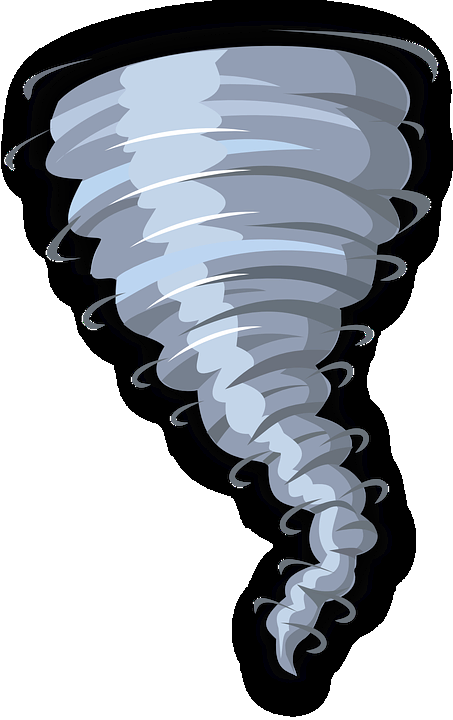
#> input picture data_gen/data/img/hurr.png, 453 x 720 px, found by its file name; its folder holds only this picture in this run
$ python data-gen.py
#> lines starting #> are read from the running program, lines starting #| are printed output that depends on the picture
### alter/__init__.py
"""
Makes changes to an image
"""

from copy import deepcopy
from random import randint
import os

import numpy as np
import cv2

from errors import ImageNotFoundError, InvalidImageError


class Alter:
    """
    Used to introduce some variations in an image
    """

    def __init__(self, img_path):
        self.img_path = img_path

        filename = os.path.basename(img_path)
        name, ext = os.path.splitext(filename)

        self.edits = [name]
        self.ext = ext

        self.img = self.imread(img_path)

    @staticmethod
    def imread(img_path):
        """
        Raises exception if file doesn't exist or is invalid
        Returns the image if valid
        """
#> called with img_path = './data/img/hurr.png'
        if not os.path.exists(img_path):
            raise ImageNotFoundError(f"Image {img_path} could'nt be located")

        img = cv2.imread(img_path)
#> img is the input picture: shape (720, 453, 3); mean B, G, R 168.2, 161, 156.1

        if img is None:
            raise InvalidImageError(f"Image {img_path} could'nt be loaded")

        return img

    def rotate(self, angle):
        """
        Rotates image by angle
        """
#> called with angle = 17
        image_center = np.array(self.img.shape[1::-1]) / 2
#> image_center = [226.5, 360]
        rot_mat = cv2.getRotationMatrix2D(tuple(image_center), angle, 1.0)

        self.img = cv2.warpAffine(
            self.img, rot_mat, self.img.shape[1::-1], flags=cv2.INTER_LINEAR
        )
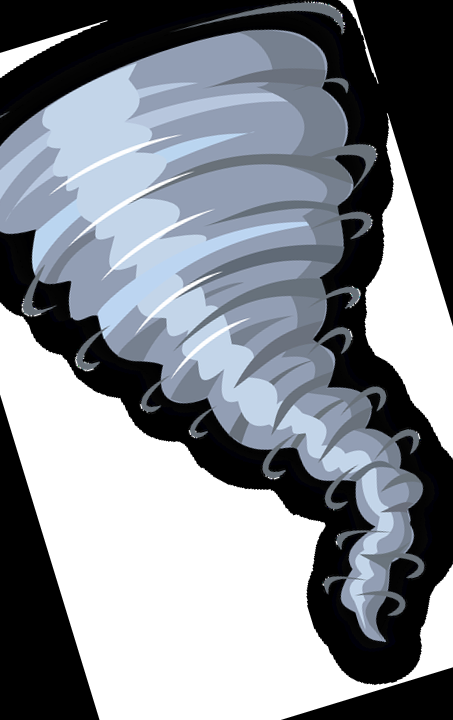
#> self.img: shape (720, 453, 3); mean B, G, R 144.1, 137, 132.2

        self.edits.append(f"rotate:{angle}")
        return self

    # [97 lines left out: functions scale, affine_trans, overlay_transparent, overlay, copy, write, not called in this run]


# [2 lines that do not run on import are left out]

### data-gen/data-gen.py
from os import listdir
from os.path import isfile, join, dirname, realpath, splitext
from random import randint
import sys

path = dirname(realpath(__file__)) + "/../"
sys.path.insert(0, path)
from alter import Alter


if __name__ == "__main__":
    src = "./data/img/"
    out = "./output/"

    files = [f for f in listdir(src) if isfile(join(src, f))]

    for f in files:
        altr = Alter(join(src,f))
#> (the run stopped early here; a loop or call above may not have finished)
